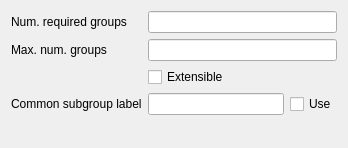
<?xml version="1.0" encoding="UTF-8"?>
<ui version="4.0">
 <class>ItemDefGroupForm</class>
 <widget class="QWidget" name="ItemDefGroupForm">
  <property name="geometry">
   <rect>
    <x>0</x>
    <y>0</y>
    <width>348</width>
    <height>148</height>
   </rect>
  </property>
  <property name="windowTitle">
   <string>Form</string>
  </property>
  <layout class="QFormLayout" name="formLayout">
   <item row="0" column="0">
    <widget class="QLabel" name="label">
     <property name="text">
      <string>Num. required groups</string>
     </property>
    </widget>
   </item>
   <item row="0" column="1">
    <widget class="QLineEdit" name="leNumReqGroups"/>
   </item>
   <item row="1" column="0">
    <widget class="QLabel" name="label_2">
     <property name="text">
      <string>Max. num. groups</string>
     </property>
    </widget>
   </item>
   <item row="1" column="1">
    <widget class="QLineEdit" name="leMaxNumGroups"/>
   </item>
   <item row="2" column="1">
    <widget class="QCheckBox" name="cbExtensible">
     <property name="text">
      <string>Extensible</string>
     </property>
    </widget>
   </item>
   <item row="3" column="0">
    <widget class="QLabel" name="label_3">
     <property name="text">
      <string>Common subgroup label</string>
     </property>
    </widget>
   </item>
   <item row="3" column="1">
    <layout class="QHBoxLayout" name="horizontalLayout">
     <item>
      <widget class="QLineEdit" name="leCommonLabel"/>
     </item>
     <item>
      <widget class="QCheckBox" name="cbCommonLabel">
       <property name="text">
        <string>Use</string>
       </property>
      </widget>
     </item>
    </layout>
   </item>
  </layout>
 </widget>
 <resources/>
 <connections/>
</ui>
